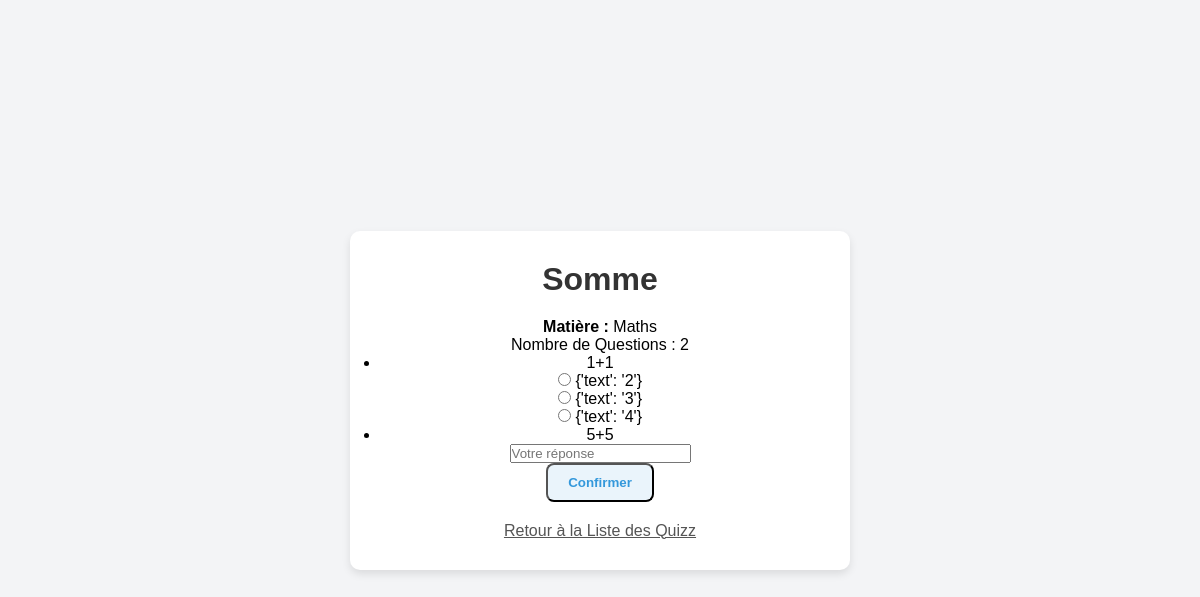
Page /quizz/17/ on the committed database.
### apps/quizz/models.py (models this page shows, shortened)
class Quizz(models.Model):
    SUBJECT_CHOICES = [
        ('Maths', 'Maths'),
        ('Français', 'Français'),
        ('Anglais', 'Anglais'),
        ('Histoire', 'Histoire'),
    ]
    title = models.CharField(max_length=200)
    subject = models.CharField(max_length=50, choices=SUBJECT_CHOICES)
    teacher = models.ForeignKey(Teacher, on_delete=models.CASCADE, related_name='quizzes')
    number_of_questions = models.PositiveIntegerField()
    is_public = models.BooleanField(default=True)

class Question(models.Model):
    QUESTION_TYPES = [
        ('text', 'Text'),        # Réponse écrite
        ('choice', 'Choice'),    # Choix multiple
    ]
    quizz = models.ForeignKey(Quizz, on_delete=models.CASCADE, related_name='questions')
    text = models.CharField(max_length=500)
    question_type = models.CharField(max_length=10, choices=QUESTION_TYPES)
    correct_answer = models.CharField(max_length=300, blank=True, null=True)  # Pour les questions à réponse écrite

class Choice(models.Model):
    question = models.ForeignKey(Question, on_delete=models.CASCADE, related_name='choices')
    text = models.CharField(max_length=300)

### apps/quizz/views.py (the view, shortened to what this page needs)
# urls.py: path('<int:quizz_id>/', views.quizz_detail, name='quizz_detail'),
def quizz_detail(request, quizz_id):
    quizz = get_object_or_404(Quizz, id=quizz_id)
    return render(request, 'quizz/quizz_detail.html', {'quizz': quizz})

### templates/quizz/quizz_detail.html (shortened to what this page needs)
{% load static %}
<!DOCTYPE html>
<html>
<head>
    <link rel="stylesheet" href="{% static 'css/style.css' %}">
</head>
<body>
    <div class="container">
        <h1>{{ quizz.title }}</h1>
        <p><strong>Matière :</strong> {{ quizz.subject }}</p>
        <p>Nombre de Questions : {{ quizz.number_of_questions }}</p>
        <form method="post">
            <ul>
                {% for question in quizz.questions.all %}
                    <li>
                        <p>{{ question.text }}</p>
                        {% if question.question_type == 'choice' %}
                            {% for choice in question.choices.all %}
                                <label>
                                    <input type="radio" name="question_{{ question.id }}" value="{{ choice.id }}">
                                    {{ choice.text }}
                                </label><br>
                            {% endfor %}
                        {% else %}
                            <input type="text" name="question_{{ question.id }}" placeholder="Votre réponse">
                        {% endif %}
                    </li>
                {% endfor %}
            </ul>
            <button type="submit" class="btn">Confirmer</button>
        </form>
        <a href="{% url 'quizz_list' %}" class="back-link">Retour à la Liste des Quizz</a>
    </div>
</body>
</html>

### static/css/style.css (style rules this page uses)
* { margin: 0; padding: 0; box-sizing: border-box; }
body { font-family: Arial, sans-serif; display: flex; justify-content: center; align-items: center; min-height: 100vh; background-color: #f3f4f6; }
h1 { font-size: 2em; color: #333; margin-bottom: 20px; }
.container { text-align: center; background: #fff; padding: 30px; border-radius: 10px; box-shadow: 0 4px 8px rgba(0, 0, 0, 0.1); width: 90%; max-width: 500px; }
.btn { text-decoration: none; font-weight: bold; color: #3498db; padding: 10px 20px; background: #eaf4fb; border-radius: 8px; transition: background 0.3s, color 0.3s; display: inline-block; text-align: center; }
.back-link { display: inline-block; margin-top: 20px; color: #555; }

### rows in the picture
Quizz: title "Somme", subject "Maths", number_of_questions "2"
Question: text "1+1"
Choice: text "{'text': '2'}"
Choice: text "{'text': '3'}"
Choice: text "{'text': '4'}"
Question: text "5+5"
